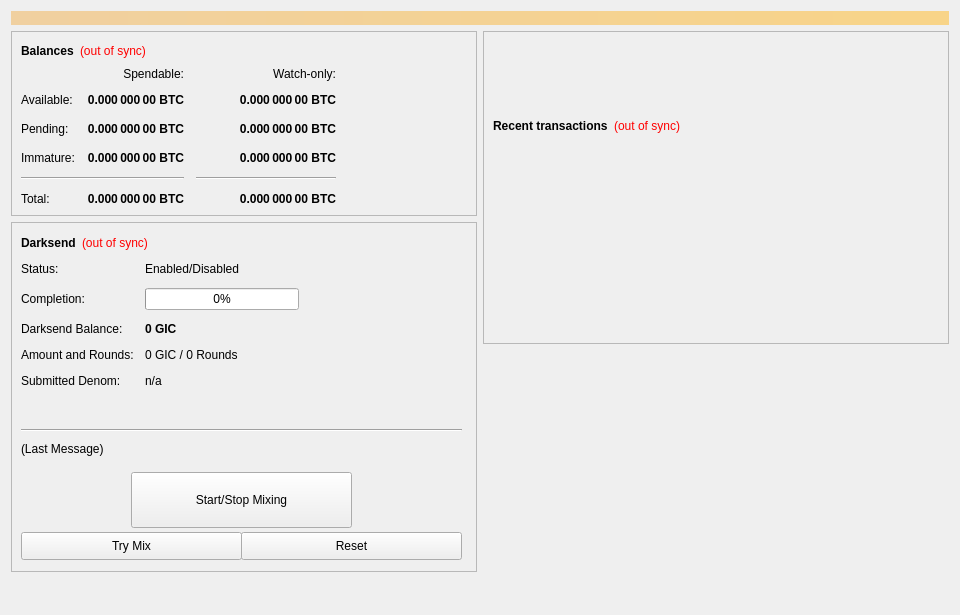
<?xml version="1.0" encoding="UTF-8"?>
<ui version="4.0">
 <class>OverviewPage</class>
 <widget class="QWidget" name="OverviewPage">
  <property name="geometry">
   <rect>
    <x>0</x>
    <y>0</y>
    <width>960</width>
    <height>615</height>
   </rect>
  </property>
  <property name="minimumSize">
   <size>
    <width>960</width>
    <height>0</height>
   </size>
  </property>
  <property name="windowTitle">
   <string>Form</string>
  </property>
  <layout class="QVBoxLayout" name="topLayout">
   <item>
    <widget class="QLabel" name="labelAlerts">
     <property name="visible">
      <bool>false</bool>
     </property>
     <property name="styleSheet">
      <string notr="true">background-color: qlineargradient(x1: 0, y1: 0, x2: 1, y2: 0, stop:0 #F0D0A0, stop:1 #F8D488); color:#000000;</string>
     </property>
     <property name="wordWrap">
      <bool>true</bool>
     </property>
     <property name="margin">
      <number>3</number>
     </property>
    </widget>
   </item>
   <item>
    <layout class="QHBoxLayout" name="horizontalLayout" stretch="1,1">
     <item>
      <layout class="QVBoxLayout" name="verticalLayout_2">
       <item>
        <widget class="QFrame" name="frame">
         <property name="frameShape">
          <enum>QFrame::StyledPanel</enum>
         </property>
         <property name="frameShadow">
          <enum>QFrame::Raised</enum>
         </property>
         <layout class="QVBoxLayout" name="verticalLayout_4">
          <item>
           <layout class="QHBoxLayout" name="horizontalLayout_4">
            <item>
             <widget class="QLabel" name="label_5">
              <property name="font">
               <font>
                <weight>75</weight>
                <bold>true</bold>
               </font>
              </property>
              <property name="text">
               <string>Balances</string>
              </property>
             </widget>
            </item>
            <item>
             <widget class="QLabel" name="labelWalletStatus">
              <property name="cursor">
               <cursorShape>WhatsThisCursor</cursorShape>
              </property>
              <property name="toolTip">
               <string>The displayed information may be out of date. Your wallet automatically synchronizes with the CHAREDCOIN network after a connection is established, but this process has not completed yet.</string>
              </property>
              <property name="styleSheet">
               <string notr="true">QLabel { color: red; }</string>
              </property>
              <property name="text">
               <string notr="true">(out of sync)</string>
              </property>
              <property name="alignment">
               <set>Qt::AlignLeading|Qt::AlignLeft|Qt::AlignVCenter</set>
              </property>
             </widget>
            </item>
            <item>
             <spacer name="horizontalSpacer_3">
              <property name="orientation">
               <enum>Qt::Horizontal</enum>
              </property>
              <property name="sizeHint" stdset="0">
               <size>
                <width>40</width>
                <height>20</height>
               </size>
              </property>
             </spacer>
            </item>
           </layout>
          </item>
          <item>
           <layout class="QGridLayout" name="gridLayout">
            <property name="spacing">
             <number>12</number>
            </property>
            <item row="2" column="2">
             <widget class="QLabel" name="labelWatchPending">
              <property name="font">
               <font>
                <weight>75</weight>
                <bold>true</bold>
               </font>
              </property>
              <property name="cursor">
               <cursorShape>IBeamCursor</cursorShape>
              </property>
              <property name="toolTip">
               <string>Unconfirmed transactions to watch-only addresses</string>
              </property>
              <property name="text">
               <string notr="true">0.000 000 00 BTC</string>
              </property>
              <property name="alignment">
               <set>Qt::AlignRight|Qt::AlignTrailing|Qt::AlignVCenter</set>
              </property>
              <property name="textInteractionFlags">
               <set>Qt::LinksAccessibleByMouse|Qt::TextSelectableByKeyboard|Qt::TextSelectableByMouse</set>
              </property>
             </widget>
            </item>
            <item row="2" column="1">
             <widget class="QLabel" name="labelUnconfirmed">
              <property name="font">
               <font>
                <weight>75</weight>
                <bold>true</bold>
               </font>
              </property>
              <property name="cursor">
               <cursorShape>IBeamCursor</cursorShape>
              </property>
              <property name="toolTip">
               <string>Total of transactions that have yet to be confirmed, and do not yet count toward the spendable balance</string>
              </property>
              <property name="text">
               <string notr="true">0.000 000 00 BTC</string>
              </property>
              <property name="alignment">
               <set>Qt::AlignRight|Qt::AlignTrailing|Qt::AlignVCenter</set>
              </property>
              <property name="textInteractionFlags">
               <set>Qt::LinksAccessibleByMouse|Qt::TextSelectableByKeyboard|Qt::TextSelectableByMouse</set>
              </property>
             </widget>
            </item>
            <item row="3" column="2">
             <widget class="QLabel" name="labelWatchImmature">
              <property name="font">
               <font>
                <weight>75</weight>
                <bold>true</bold>
               </font>
              </property>
              <property name="cursor">
               <cursorShape>IBeamCursor</cursorShape>
              </property>
              <property name="toolTip">
               <string>Staked or masternode rewards in watch-only addresses that has not yet matured</string>
              </property>
              <property name="text">
               <string notr="true">0.000 000 00 BTC</string>
              </property>
              <property name="alignment">
               <set>Qt::AlignRight|Qt::AlignTrailing|Qt::AlignVCenter</set>
              </property>
              <property name="textInteractionFlags">
               <set>Qt::LinksAccessibleByMouse|Qt::TextSelectableByKeyboard|Qt::TextSelectableByMouse</set>
              </property>
             </widget>
            </item>
            <item row="4" column="0" colspan="2">
             <widget class="Line" name="lineSpendableBalance">
              <property name="orientation">
               <enum>Qt::Horizontal</enum>
              </property>
             </widget>
            </item>
            <item row="4" column="2">
             <widget class="Line" name="lineWatchBalance">
              <property name="sizePolicy">
               <sizepolicy hsizetype="Preferred" vsizetype="Fixed">
                <horstretch>0</horstretch>
                <verstretch>0</verstretch>
               </sizepolicy>
              </property>
              <property name="minimumSize">
               <size>
                <width>140</width>
                <height>0</height>
               </size>
              </property>
              <property name="orientation">
               <enum>Qt::Horizontal</enum>
              </property>
             </widget>
            </item>
            <item row="5" column="0">
             <widget class="QLabel" name="labelTotalText">
              <property name="text">
               <string>Total:</string>
              </property>
             </widget>
            </item>
            <item row="3" column="1">
             <widget class="QLabel" name="labelImmature">
              <property name="font">
               <font>
                <weight>75</weight>
                <bold>true</bold>
               </font>
              </property>
              <property name="cursor">
               <cursorShape>IBeamCursor</cursorShape>
              </property>
              <property name="toolTip">
               <string>Staked or masternode rewards that has not yet matured</string>
              </property>
              <property name="text">
               <string notr="true">0.000 000 00 BTC</string>
              </property>
              <property name="alignment">
               <set>Qt::AlignRight|Qt::AlignTrailing|Qt::AlignVCenter</set>
              </property>
              <property name="textInteractionFlags">
               <set>Qt::LinksAccessibleByMouse|Qt::TextSelectableByKeyboard|Qt::TextSelectableByMouse</set>
              </property>
             </widget>
            </item>
            <item row="2" column="3">
             <spacer name="horizontalSpacer_2">
              <property name="orientation">
               <enum>Qt::Horizontal</enum>
              </property>
              <property name="sizeHint" stdset="0">
               <size>
                <width>40</width>
                <height>20</height>
               </size>
              </property>
             </spacer>
            </item>
            <item row="3" column="0">
             <widget class="QLabel" name="labelImmatureText">
              <property name="text">
               <string>Immature:</string>
              </property>
             </widget>
            </item>
            <item row="5" column="1">
             <widget class="QLabel" name="labelTotal">
              <property name="font">
               <font>
                <weight>75</weight>
                <bold>true</bold>
               </font>
              </property>
              <property name="cursor">
               <cursorShape>IBeamCursor</cursorShape>
              </property>
              <property name="toolTip">
               <string>Your current total balance</string>
              </property>
              <property name="text">
               <string notr="true">0.000 000 00 BTC</string>
              </property>
              <property name="alignment">
               <set>Qt::AlignRight|Qt::AlignTrailing|Qt::AlignVCenter</set>
              </property>
              <property name="textInteractionFlags">
               <set>Qt::LinksAccessibleByMouse|Qt::TextSelectableByKeyboard|Qt::TextSelectableByMouse</set>
              </property>
             </widget>
            </item>
            <item row="5" column="2">
             <widget class="QLabel" name="labelWatchTotal">
              <property name="font">
               <font>
                <weight>75</weight>
                <bold>true</bold>
               </font>
              </property>
              <property name="cursor">
               <cursorShape>IBeamCursor</cursorShape>
              </property>
              <property name="toolTip">
               <string>Current total balance in watch-only addresses</string>
              </property>
              <property name="text">
               <string notr="true">0.000 000 00 BTC</string>
              </property>
              <property name="alignment">
               <set>Qt::AlignRight|Qt::AlignTrailing|Qt::AlignVCenter</set>
              </property>
              <property name="textInteractionFlags">
               <set>Qt::LinksAccessibleByMouse|Qt::TextSelectableByKeyboard|Qt::TextSelectableByMouse</set>
              </property>
             </widget>
            </item>
            <item row="0" column="2">
             <widget class="QLabel" name="labelWatchonly">
              <property name="text">
               <string>Watch-only:</string>
              </property>
              <property name="alignment">
               <set>Qt::AlignRight|Qt::AlignTrailing|Qt::AlignVCenter</set>
              </property>
             </widget>
            </item>
            <item row="1" column="0">
             <widget class="QLabel" name="labelBalanceText">
              <property name="text">
               <string>Available:</string>
              </property>
             </widget>
            </item>
            <item row="1" column="1">
             <widget class="QLabel" name="labelBalance">
              <property name="font">
               <font>
                <weight>75</weight>
                <bold>true</bold>
               </font>
              </property>
              <property name="cursor">
               <cursorShape>IBeamCursor</cursorShape>
              </property>
              <property name="toolTip">
               <string>Your current spendable balance</string>
              </property>
              <property name="text">
               <string notr="true">0.000 000 00 BTC</string>
              </property>
              <property name="alignment">
               <set>Qt::AlignRight|Qt::AlignTrailing|Qt::AlignVCenter</set>
              </property>
              <property name="textInteractionFlags">
               <set>Qt::LinksAccessibleByMouse|Qt::TextSelectableByKeyboard|Qt::TextSelectableByMouse</set>
              </property>
             </widget>
            </item>
            <item row="1" column="2">
             <widget class="QLabel" name="labelWatchAvailable">
              <property name="font">
               <font>
                <weight>75</weight>
                <bold>true</bold>
               </font>
              </property>
              <property name="cursor">
               <cursorShape>IBeamCursor</cursorShape>
              </property>
              <property name="toolTip">
               <string>Your current balance in watch-only addresses</string>
              </property>
              <property name="text">
               <string notr="true">0.000 000 00 BTC</string>
              </property>
              <property name="alignment">
               <set>Qt::AlignRight|Qt::AlignTrailing|Qt::AlignVCenter</set>
              </property>
              <property name="textInteractionFlags">
               <set>Qt::LinksAccessibleByMouse|Qt::TextSelectableByKeyboard|Qt::TextSelectableByMouse</set>
              </property>
             </widget>
            </item>
            <item row="2" column="0">
             <widget class="QLabel" name="labelPendingText">
              <property name="text">
               <string>Pending:</string>
              </property>
             </widget>
            </item>
            <item row="0" column="1">
             <widget class="QLabel" name="labelSpendable">
              <property name="text">
               <string>Spendable:</string>
              </property>
              <property name="alignment">
               <set>Qt::AlignRight|Qt::AlignTrailing|Qt::AlignVCenter</set>
              </property>
             </widget>
            </item>
           </layout>
          </item>
         </layout>
        </widget>
       </item>
       <item>
        <widget class="QFrame" name="frameDarksend">
         <property name="minimumSize">
          <size>
           <width>0</width>
           <height>350</height>
          </size>
         </property>
         <property name="layoutDirection">
          <enum>Qt::LeftToRight</enum>
         </property>
         <property name="frameShape">
          <enum>QFrame::StyledPanel</enum>
         </property>
         <property name="frameShadow">
          <enum>QFrame::Raised</enum>
         </property>
         <widget class="QWidget" name="formLayoutWidget">
          <property name="geometry">
           <rect>
            <x>10</x>
            <y>40</y>
            <width>451</width>
            <height>161</height>
           </rect>
          </property>
          <layout class="QFormLayout" name="formLayout">
           <property name="fieldGrowthPolicy">
            <enum>QFormLayout::AllNonFixedFieldsGrow</enum>
           </property>
           <property name="horizontalSpacing">
            <number>11</number>
           </property>
           <property name="verticalSpacing">
            <number>12</number>
           </property>
           <item row="0" column="0">
            <widget class="QLabel" name="label_6">
             <property name="text">
              <string>Status:</string>
             </property>
            </widget>
           </item>
           <item row="1" column="0">
            <widget class="QLabel" name="label_7">
             <property name="text">
              <string>Completion:</string>
             </property>
            </widget>
           </item>
           <item row="1" column="1">
            <widget class="QProgressBar" name="DarksendProgress">
             <property name="maximumSize">
              <size>
               <width>154</width>
               <height>16777215</height>
              </size>
             </property>
             <property name="value">
              <number>0</number>
             </property>
            </widget>
           </item>
           <item row="2" column="0">
            <widget class="QLabel" name="labelAnonymizedText">
             <property name="text">
              <string>Darksend Balance:</string>
             </property>
            </widget>
           </item>
           <item row="2" column="1">
            <widget class="QLabel" name="labelAnonymized">
             <property name="font">
              <font>
               <weight>75</weight>
               <bold>true</bold>
              </font>
             </property>
             <property name="text">
              <string notr="true">0 GIC</string>
             </property>
            </widget>
           </item>
           <item row="3" column="0">
            <widget class="QLabel" name="label_8">
             <property name="text">
              <string>Amount and Rounds:</string>
             </property>
            </widget>
           </item>
           <item row="3" column="1">
            <widget class="QLabel" name="labelAmountRounds">
             <property name="text">
              <string>0 GIC / 0 Rounds</string>
             </property>
            </widget>
           </item>
           <item row="4" column="0">
            <widget class="QLabel" name="label_9">
             <property name="text">
              <string>Submitted Denom:</string>
             </property>
            </widget>
           </item>
           <item row="4" column="1">
            <widget class="QLabel" name="labelSubmittedDenom">
             <property name="toolTip">
              <string>The denominations you submitted to the Masternode.&lt;br&gt;To mix, other users must submit the exact same denominations.</string>
             </property>
             <property name="text">
              <string>n/a</string>
             </property>
            </widget>
           </item>
           <item row="0" column="1">
            <widget class="QLabel" name="DarksendEnabled">
             <property name="text">
              <string>Enabled/Disabled</string>
             </property>
            </widget>
           </item>
          </layout>
         </widget>
         <widget class="QPushButton" name="runAutoDenom">
          <property name="geometry">
           <rect>
            <x>251</x>
            <y>17</y>
            <width>1</width>
            <height>1</height>
           </rect>
          </property>
          <property name="palette">
           <palette>
            <active>
             <colorrole role="WindowText">
              <brush brushstyle="SolidPattern">
               <color alpha="255">
                <red>0</red>
                <green>0</green>
                <blue>0</blue>
               </color>
              </brush>
             </colorrole>
             <colorrole role="Button">
              <brush brushstyle="SolidPattern">
               <color alpha="255">
                <red>239</red>
                <green>238</green>
                <blue>238</blue>
               </color>
              </brush>
             </colorrole>
             <colorrole role="Light">
              <brush brushstyle="SolidPattern">
               <color alpha="255">
                <red>255</red>
                <green>255</green>
                <blue>255</blue>
               </color>
              </brush>
             </colorrole>
             <colorrole role="Midlight">
              <brush brushstyle="SolidPattern">
               <color alpha="255">
                <red>247</red>
                <green>246</green>
                <blue>246</blue>
               </color>
              </brush>
             </colorrole>
             <colorrole role="Dark">
              <brush brushstyle="SolidPattern">
               <color alpha="255">
                <red>119</red>
                <green>119</green>
                <blue>119</blue>
               </color>
              </brush>
             </colorrole>
             <colorrole role="Mid">
              <brush brushstyle="SolidPattern">
               <color alpha="255">
                <red>159</red>
                <green>159</green>
                <blue>159</blue>
               </color>
              </brush>
             </colorrole>
             <colorrole role="Text">
              <brush brushstyle="SolidPattern">
               <color alpha="255">
                <red>0</red>
                <green>0</green>
                <blue>0</blue>
               </color>
              </brush>
             </colorrole>
             <colorrole role="BrightText">
              <brush brushstyle="SolidPattern">
               <color alpha="255">
                <red>255</red>
                <green>255</green>
                <blue>255</blue>
               </color>
              </brush>
             </colorrole>
             <colorrole role="ButtonText">
              <brush brushstyle="SolidPattern">
               <color alpha="255">
                <red>0</red>
                <green>0</green>
                <blue>0</blue>
               </color>
              </brush>
             </colorrole>
             <colorrole role="Base">
              <brush brushstyle="SolidPattern">
               <color alpha="255">
                <red>255</red>
                <green>255</green>
                <blue>255</blue>
               </color>
              </brush>
             </colorrole>
             <colorrole role="Window">
              <brush brushstyle="SolidPattern">
               <color alpha="255">
                <red>239</red>
                <green>238</green>
                <blue>238</blue>
               </color>
              </brush>
             </colorrole>
             <colorrole role="Shadow">
              <brush brushstyle="SolidPattern">
               <color alpha="255">
                <red>0</red>
                <green>0</green>
                <blue>0</blue>
               </color>
              </brush>
             </colorrole>
             <colorrole role="AlternateBase">
              <brush brushstyle="SolidPattern">
               <color alpha="255">
                <red>247</red>
                <green>246</green>
                <blue>246</blue>
               </color>
              </brush>
             </colorrole>
             <colorrole role="ToolTipBase">
              <brush brushstyle="SolidPattern">
               <color alpha="255">
                <red>255</red>
                <green>255</green>
                <blue>220</blue>
               </color>
              </brush>
             </colorrole>
             <colorrole role="ToolTipText">
              <brush brushstyle="SolidPattern">
               <color alpha="255">
                <red>0</red>
                <green>0</green>
                <blue>0</blue>
               </color>
              </brush>
             </colorrole>
            </active>
            <inactive>
             <colorrole role="WindowText">
              <brush brushstyle="SolidPattern">
               <color alpha="255">
                <red>0</red>
                <green>0</green>
                <blue>0</blue>
               </color>
              </brush>
             </colorrole>
             <colorrole role="Button">
              <brush brushstyle="SolidPattern">
               <color alpha="255">
                <red>239</red>
                <green>238</green>
                <blue>238</blue>
               </color>
              </brush>
             </colorrole>
             <colorrole role="Light">
              <brush brushstyle="SolidPattern">
               <color alpha="255">
                <red>255</red>
                <green>255</green>
                <blue>255</blue>
               </color>
              </brush>
             </colorrole>
             <colorrole role="Midlight">
              <brush brushstyle="SolidPattern">
               <color alpha="255">
                <red>247</red>
                <green>246</green>
                <blue>246</blue>
               </color>
              </brush>
             </colorrole>
             <colorrole role="Dark">
              <brush brushstyle="SolidPattern">
               <color alpha="255">
                <red>119</red>
                <green>119</green>
                <blue>119</blue>
               </color>
              </brush>
             </colorrole>
             <colorrole role="Mid">
              <brush brushstyle="SolidPattern">
               <color alpha="255">
                <red>159</red>
                <green>159</green>
                <blue>159</blue>
               </color>
              </brush>
             </colorrole>
             <colorrole role="Text">
              <brush brushstyle="SolidPattern">
               <color alpha="255">
                <red>0</red>
                <green>0</green>
                <blue>0</blue>
               </color>
              </brush>
             </colorrole>
             <colorrole role="BrightText">
              <brush brushstyle="SolidPattern">
               <color alpha="255">
                <red>255</red>
                <green>255</green>
                <blue>255</blue>
               </color>
              </brush>
             </colorrole>
             <colorrole role="ButtonText">
              <brush brushstyle="SolidPattern">
               <color alpha="255">
                <red>0</red>
                <green>0</green>
                <blue>0</blue>
               </color>
              </brush>
             </colorrole>
             <colorrole role="Base">
              <brush brushstyle="SolidPattern">
               <color alpha="255">
                <red>255</red>
                <green>255</green>
                <blue>255</blue>
               </color>
              </brush>
             </colorrole>
             <colorrole role="Window">
              <brush brushstyle="SolidPattern">
               <color alpha="255">
                <red>239</red>
                <green>238</green>
                <blue>238</blue>
               </color>
              </brush>
             </colorrole>
             <colorrole role="Shadow">
              <brush brushstyle="SolidPattern">
               <color alpha="255">
                <red>0</red>
                <green>0</green>
                <blue>0</blue>
               </color>
              </brush>
             </colorrole>
             <colorrole role="AlternateBase">
              <brush brushstyle="SolidPattern">
               <color alpha="255">
                <red>247</red>
                <green>246</green>
                <blue>246</blue>
               </color>
              </brush>
             </colorrole>
             <colorrole role="ToolTipBase">
              <brush brushstyle="SolidPattern">
               <color alpha="255">
                <red>255</red>
                <green>255</green>
                <blue>220</blue>
               </color>
              </brush>
             </colorrole>
             <colorrole role="ToolTipText">
              <brush brushstyle="SolidPattern">
               <color alpha="255">
                <red>0</red>
                <green>0</green>
                <blue>0</blue>
               </color>
              </brush>
             </colorrole>
            </inactive>
            <disabled>
             <colorrole role="WindowText">
              <brush brushstyle="SolidPattern">
               <color alpha="255">
                <red>119</red>
                <green>119</green>
                <blue>119</blue>
               </color>
              </brush>
             </colorrole>
             <colorrole role="Button">
              <brush brushstyle="SolidPattern">
               <color alpha="255">
                <red>239</red>
                <green>238</green>
                <blue>238</blue>
               </color>
              </brush>
             </colorrole>
             <colorrole role="Light">
              <brush brushstyle="SolidPattern">
               <color alpha="255">
                <red>255</red>
                <green>255</green>
                <blue>255</blue>
               </color>
              </brush>
             </colorrole>
             <colorrole role="Midlight">
              <brush brushstyle="SolidPattern">
               <color alpha="255">
                <red>247</red>
                <green>246</green>
                <blue>246</blue>
               </color>
              </brush>
             </colorrole>
             <colorrole role="Dark">
              <brush brushstyle="SolidPattern">
               <color alpha="255">
                <red>119</red>
                <green>119</green>
                <blue>119</blue>
               </color>
              </brush>
             </colorrole>
             <colorrole role="Mid">
              <brush brushstyle="SolidPattern">
               <color alpha="255">
                <red>159</red>
                <green>159</green>
                <blue>159</blue>
               </color>
              </brush>
             </colorrole>
             <colorrole role="Text">
              <brush brushstyle="SolidPattern">
               <color alpha="255">
                <red>119</red>
                <green>119</green>
                <blue>119</blue>
               </color>
              </brush>
             </colorrole>
             <colorrole role="BrightText">
              <brush brushstyle="SolidPattern">
               <color alpha="255">
                <red>255</red>
                <green>255</green>
                <blue>255</blue>
               </color>
              </brush>
             </colorrole>
             <colorrole role="ButtonText">
              <brush brushstyle="SolidPattern">
               <color alpha="255">
                <red>119</red>
                <green>119</green>
                <blue>119</blue>
               </color>
              </brush>
             </colorrole>
             <colorrole role="Base">
              <brush brushstyle="SolidPattern">
               <color alpha="255">
                <red>239</red>
                <green>238</green>
                <blue>238</blue>
               </color>
              </brush>
             </colorrole>
             <colorrole role="Window">
              <brush brushstyle="SolidPattern">
               <color alpha="255">
                <red>239</red>
                <green>238</green>
                <blue>238</blue>
               </color>
              </brush>
             </colorrole>
             <colorrole role="Shadow">
              <brush brushstyle="SolidPattern">
               <color alpha="255">
                <red>0</red>
                <green>0</green>
                <blue>0</blue>
               </color>
              </brush>
             </colorrole>
             <colorrole role="AlternateBase">
              <brush brushstyle="SolidPattern">
               <color alpha="255">
                <red>239</red>
                <green>238</green>
                <blue>238</blue>
               </color>
              </brush>
             </colorrole>
             <colorrole role="ToolTipBase">
              <brush brushstyle="SolidPattern">
               <color alpha="255">
                <red>255</red>
                <green>255</green>
                <blue>220</blue>
               </color>
              </brush>
             </colorrole>
             <colorrole role="ToolTipText">
              <brush brushstyle="SolidPattern">
               <color alpha="255">
                <red>0</red>
                <green>0</green>
                <blue>0</blue>
               </color>
              </brush>
             </colorrole>
            </disabled>
           </palette>
          </property>
          <property name="focusPolicy">
           <enum>Qt::NoFocus</enum>
          </property>
          <property name="autoFillBackground">
           <bool>true</bool>
          </property>
          <property name="text">
           <string/>
          </property>
          <property name="flat">
           <bool>true</bool>
          </property>
         </widget>
         <widget class="QPushButton" name="toggleDarksend">
          <property name="geometry">
           <rect>
            <x>120</x>
            <y>250</y>
            <width>221</width>
            <height>56</height>
           </rect>
          </property>
          <property name="sizePolicy">
           <sizepolicy hsizetype="MinimumExpanding" vsizetype="Fixed">
            <horstretch>0</horstretch>
            <verstretch>0</verstretch>
           </sizepolicy>
          </property>
          <property name="text">
           <string>Start/Stop Mixing</string>
          </property>
         </widget>
         <widget class="Line" name="lineLastMessage">
          <property name="geometry">
           <rect>
            <x>10</x>
            <y>200</y>
            <width>441</width>
            <height>16</height>
           </rect>
          </property>
          <property name="orientation">
           <enum>Qt::Horizontal</enum>
          </property>
         </widget>
         <widget class="QLabel" name="DarksendStatus">
          <property name="geometry">
           <rect>
            <x>10</x>
            <y>220</y>
            <width>451</width>
            <height>61</height>
           </rect>
          </property>
          <property name="minimumSize">
           <size>
            <width>288</width>
            <height>43</height>
           </size>
          </property>
          <property name="text">
           <string>(Last Message)</string>
          </property>
          <property name="alignment">
           <set>Qt::AlignLeading|Qt::AlignLeft|Qt::AlignTop</set>
          </property>
          <property name="wordWrap">
           <bool>true</bool>
          </property>
         </widget>
         <widget class="QPushButton" name="DarksendAuto">
          <property name="geometry">
           <rect>
            <x>10</x>
            <y>310</y>
            <width>221</width>
            <height>28</height>
           </rect>
          </property>
          <property name="sizePolicy">
           <sizepolicy hsizetype="MinimumExpanding" vsizetype="Fixed">
            <horstretch>0</horstretch>
            <verstretch>0</verstretch>
           </sizepolicy>
          </property>
          <property name="toolTip">
           <string>Try to manually submit a Darksend request.</string>
          </property>
          <property name="text">
           <string>Try Mix</string>
          </property>
         </widget>
         <widget class="QPushButton" name="DarksendReset">
          <property name="geometry">
           <rect>
            <x>230</x>
            <y>310</y>
            <width>221</width>
            <height>28</height>
           </rect>
          </property>
          <property name="sizePolicy">
           <sizepolicy hsizetype="MinimumExpanding" vsizetype="Fixed">
            <horstretch>0</horstretch>
            <verstretch>0</verstretch>
           </sizepolicy>
          </property>
          <property name="toolTip">
           <string>Reset the current status of Darksend (can interrupt Darksend if it's in the process of Mixing, which can cost you money!)</string>
          </property>
          <property name="autoFillBackground">
           <bool>false</bool>
          </property>
          <property name="text">
           <string>Reset</string>
          </property>
         </widget>
         <widget class="QWidget" name="layoutWidget">
          <property name="geometry">
           <rect>
            <x>10</x>
            <y>10</y>
            <width>431</width>
            <height>22</height>
           </rect>
          </property>
          <layout class="QHBoxLayout" name="horizontalLayout_5">
           <item>
            <widget class="QLabel" name="label_2">
             <property name="font">
              <font>
               <weight>75</weight>
               <bold>true</bold>
              </font>
             </property>
             <property name="text">
              <string>Darksend</string>
             </property>
            </widget>
           </item>
           <item>
            <widget class="QLabel" name="labelDarksendSyncStatus">
             <property name="toolTip">
              <string>The displayed information may be out of date. Your wallet automatically synchronizes with the CHAREDCOIN network after a connection is established, but this process has not completed yet.</string>
             </property>
             <property name="styleSheet">
              <string notr="true">QLabel { color: red; }</string>
             </property>
             <property name="text">
              <string notr="true">(out of sync)</string>
             </property>
             <property name="alignment">
              <set>Qt::AlignLeading|Qt::AlignLeft|Qt::AlignVCenter</set>
             </property>
            </widget>
           </item>
           <item>
            <spacer name="horizontalSpacer_4">
             <property name="orientation">
              <enum>Qt::Horizontal</enum>
             </property>
             <property name="sizeHint" stdset="0">
              <size>
               <width>40</width>
               <height>20</height>
              </size>
             </property>
            </spacer>
           </item>
          </layout>
         </widget>
        </widget>
       </item>
       <item>
        <spacer name="verticalSpacer">
         <property name="orientation">
          <enum>Qt::Vertical</enum>
         </property>
         <property name="sizeHint" stdset="0">
          <size>
           <width>20</width>
           <height>40</height>
          </size>
         </property>
        </spacer>
       </item>
      </layout>
     </item>
     <item>
      <layout class="QVBoxLayout" name="verticalLayout_3">
       <item>
        <widget class="QFrame" name="frame_2">
         <property name="frameShape">
          <enum>QFrame::StyledPanel</enum>
         </property>
         <property name="frameShadow">
          <enum>QFrame::Raised</enum>
         </property>
         <layout class="QVBoxLayout" name="verticalLayout">
          <item>
           <spacer name="verticalSpacer_3">
            <property name="orientation">
             <enum>Qt::Vertical</enum>
            </property>
            <property name="sizeType">
             <enum>QSizePolicy::Fixed</enum>
            </property>
            <property name="sizeHint" stdset="0">
             <size>
              <width>20</width>
              <height>75</height>
             </size>
            </property>
           </spacer>
          </item>
          <item>
           <layout class="QHBoxLayout" name="horizontalLayout_2">
            <item>
             <widget class="QLabel" name="label_4">
              <property name="font">
               <font>
                <weight>75</weight>
                <bold>true</bold>
               </font>
              </property>
              <property name="text">
               <string>Recent transactions</string>
              </property>
             </widget>
            </item>
            <item>
             <widget class="QLabel" name="labelTransactionsStatus">
              <property name="cursor">
               <cursorShape>WhatsThisCursor</cursorShape>
              </property>
              <property name="toolTip">
               <string>The displayed information may be out of date. Your wallet automatically synchronizes with the CHAREDCOIN network after a connection is established, but this process has not completed yet.</string>
              </property>
              <property name="styleSheet">
               <string notr="true">QLabel { color: red; }</string>
              </property>
              <property name="text">
               <string notr="true">(out of sync)</string>
              </property>
              <property name="alignment">
               <set>Qt::AlignRight|Qt::AlignTrailing|Qt::AlignVCenter</set>
              </property>
             </widget>
            </item>
            <item>
             <spacer name="horizontalSpacer">
              <property name="orientation">
               <enum>Qt::Horizontal</enum>
              </property>
              <property name="sizeHint" stdset="0">
               <size>
                <width>40</width>
                <height>20</height>
               </size>
              </property>
             </spacer>
            </item>
           </layout>
          </item>
          <item>
           <widget class="QListView" name="listTransactions">
            <property name="styleSheet">
             <string notr="true">QListView { background: transparent; }</string>
            </property>
            <property name="frameShape">
             <enum>QFrame::NoFrame</enum>
            </property>
            <property name="verticalScrollBarPolicy">
             <enum>Qt::ScrollBarAlwaysOff</enum>
            </property>
            <property name="horizontalScrollBarPolicy">
             <enum>Qt::ScrollBarAlwaysOff</enum>
            </property>
            <property name="selectionMode">
             <enum>QAbstractItemView::NoSelection</enum>
            </property>
           </widget>
          </item>
         </layout>
        </widget>
       </item>
       <item>
        <spacer name="verticalSpacer_2">
         <property name="orientation">
          <enum>Qt::Vertical</enum>
         </property>
         <property name="sizeType">
          <enum>QSizePolicy::Expanding</enum>
         </property>
         <property name="sizeHint" stdset="0">
          <size>
           <width>20</width>
           <height>40</height>
          </size>
         </property>
        </spacer>
       </item>
      </layout>
     </item>
    </layout>
   </item>
  </layout>
 </widget>
 <resources/>
 <connections/>
</ui>
